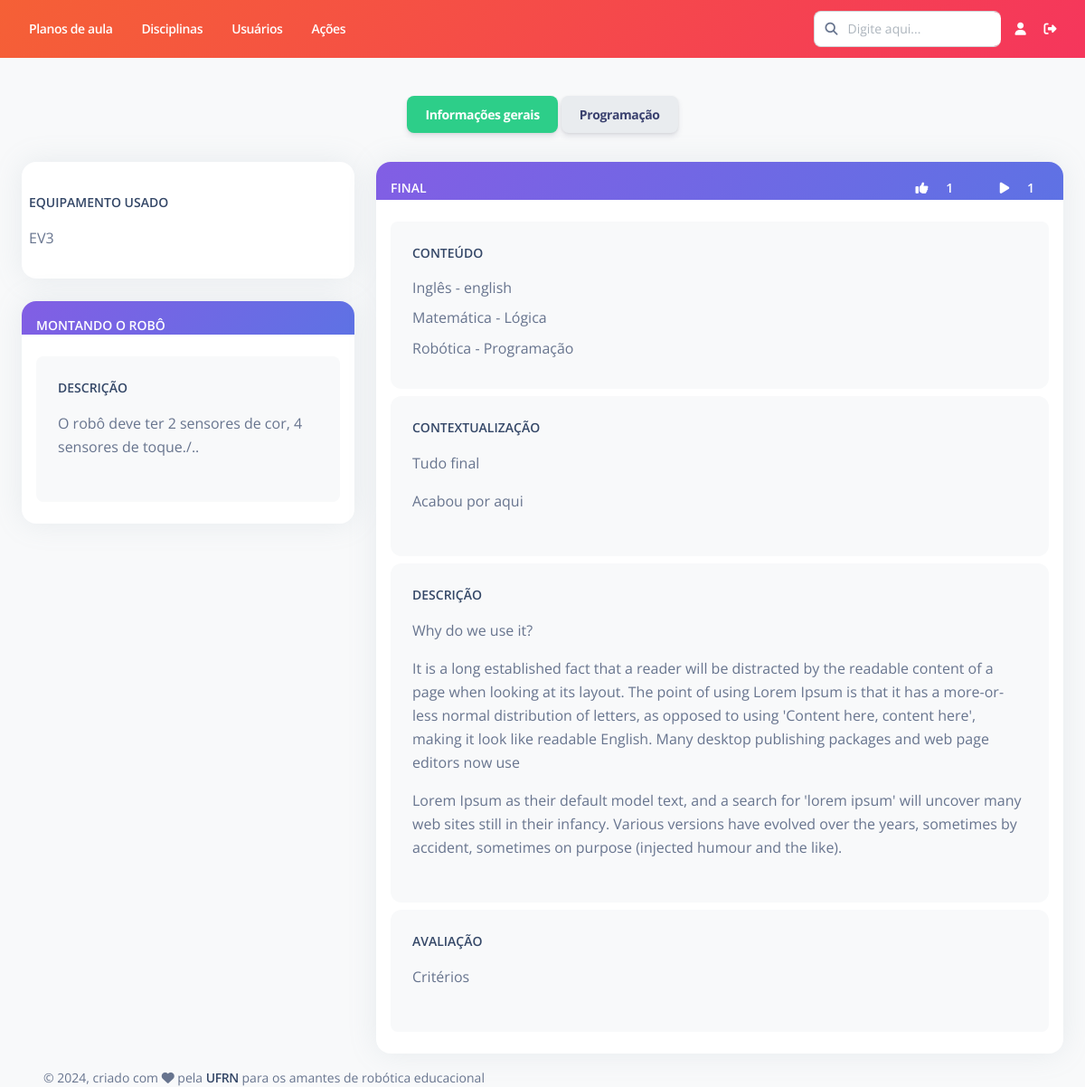
Screenshot of /plano-aula/detalhes/1/ with the database file from the repository.
### PlanoAula/models.py (models this page shows)
class PlanoAula(models.Model):
    criador = models.ForeignKey(Usuario, on_delete=models.RESTRICT,null=True, verbose_name="Responsável")
    data_criacao = models.DateTimeField(default=timezone.now, verbose_name="Data de criação")
    titulo = models.CharField(max_length=200, verbose_name="Título")
    contextualizacao = models.TextField(verbose_name="Contextualização")
    descricao_atividade = models.TextField(verbose_name="Descrição da atividade")
    avaliacao = models.TextField(verbose_name="Critérios de avaliação", blank=True, null=True)
    conteudos = models.ManyToManyField(Conteudo, related_name="planos_de_aula", verbose_name="Conteúdos")
    robo_equipamento = models.CharField(max_length=200, blank=True, null=True, verbose_name="Equipamento")
    robo_descricao = models.TextField(blank=True, null=True, verbose_name="Descrição do robô")
    robo_link = models.TextField(verbose_name="Links", blank=True, null=True)
    prog_linguagem = models.CharField(max_length=200, blank=True, null=True, verbose_name="Linguagem de programação")
    prog_descricao = models.TextField(blank=True, null=True, verbose_name="Descrição da programação")
    prog_link = models.TextField(verbose_name="Links", blank=True, null=True)
    prog_codigos = models.FileField(upload_to=diretorio_plano_aula, blank=True, null=True, verbose_name="Códigos")
    robo_pdf = models.FileField(upload_to=diretorio_plano_aula, blank=True, null=True, verbose_name="Manual de montagem do robô")
    def __str__(self):
        return self.titulo
    class Meta:
        ordering = ['titulo']
        verbose_name = "Plano de aula"
        verbose_name_plural = "Planos de aula"

### Disciplina/models.py (models this page shows)
class Conteudo(models.Model):
    nome = models.CharField(max_length=200, verbose_name="Nome")
    disciplina = models.ForeignKey(Disciplina, on_delete=models.RESTRICT, related_name="conteudos", verbose_name="Disciplina")
    status = models.CharField(max_length=7, choices=STATUS, default='Ativo')
    def __str__(self):
        return self.nome
    class Meta:
        ordering = ['disciplina', 'nome']
        verbose_name = "Conteúdo"
        verbose_name_plural = "Conteúdos"

class Disciplina(models.Model):
    nome = models.CharField(max_length=200, verbose_name="Nome")
    status = models.CharField(max_length=7, choices=STATUS, default='Ativo')
    def __str__(self):
        return self.nome
    class Meta:
        ordering = ['nome']
        verbose_name = "Disciplina"
        verbose_name_plural = "Disciplinas"

### PlanoAula/views.py (the view)
# urls.py: path('detalhes/<int:pk>/', views.Detalhe.as_view(), name='detalhes'),
class Detalhe(generic.DetailView):
   model = PlanoAula
   template_name = "PlanoAula/detalhes.html"
   context_object_name = "plano_aula"
   def get_context_data(self,**kwargs):
        context = super(Detalhe,self).get_context_data(**kwargs)
        robo_fotos = FotoRobo.objects.filter(plano_aula = self.get_object().pk)
        context['robo_fotos'] = robo_fotos
        robo_videos = VideoRobo.objects.filter(plano_aula = self.get_object().pk)
        context['robo_videos'] = robo_videos
        execucao_fotos = FotoExecucao.objects.filter(plano_aula = self.get_object().pk)
        context['execucao_fotos'] = execucao_fotos
        execucao_videos = VideoExecucao.objects.filter(plano_aula = self.get_object().pk)
        context['execucao_videos'] = execucao_videos
        return context

### PlanoAula/templatetags/string_tags.py (called while the page is built)
@register.filter
def nome_arquivo(value, key):
  return value.split(key)[3]

### templates/PlanoAula/detalhes.html (shortened to what this page needs)
{% extends "Base/base.html" %}
{% load static %}
{% load bootstrap5 %}
{% load string_tags %}
{% block conteudo %}
<br>
<div class="p-3 text-center">
  <button id="btn_inf_gerais" class="btn btn-success" onclick="mostrar_inf_gerais()">Informações gerais</button>
  <button id="btn_programacao" class="btn btn-light" onclick="mostrar_programacao()">Programação</button>
</div>
<div>
  <div id="div_inf_gerais">
    <div class="row">
      <div class="col-lg-4 col-md-0">
                <div class="card">
                    <div class="card-body pt-2 p-2">
                        <br>
                        <div class="d-flex flex-column">
                            <h6 class="mb-3 text-sm text-uppercase">Equipamento Usado</h6>
                            {% if plano_aula.robo_equipamento %}
                                <span class="mb-2 text-xs">{{plano_aula.robo_equipamento|linebreaks}}</span>
                            {% else %}
                                <span class="mb-2 text-xs">Não informado</span>
                            {% endif %}
                        </div>
                    </div>
                </div>
                <br>
            {% if plano_aula.robo_descricao or plano_aula.robo_link %}
                <div class="card">
                    <div class="card-header bg-gradient-primary pb-0 p-3">
                        <p class="text-sm mb-0 text-uppercase text-white font-weight-bold" class="text-center">Montando o Robô</p>
                    </div>
                    <div class="card-body pt-4 p-3">
                        <ul class="list-group">
                            {% if plano_aula.robo_descricao %}
                                <li class="list-group-item border-0 d-flex p-4 mb-2 bg-gray-100 border-radius-lg">
                                    <div class="d-flex flex-column">
                                        <h6 class="mb-3 text-sm text-uppercase">Descrição</h6>
                                        <span class="mb-2 text-xs">{{plano_aula.robo_descricao|linebreaks}}</span>
                                    </div>
                                </li>
                            {% endif %}
                        </ul>
                    </div>
                </div>
            {% endif %}
        </div>
        <br>
        <div class="col-lg-8 col-md-0">
            <div class="card">
                <div class="card-header bg-gradient-primary pb-0 p-3">
                    <span class="text-sm mb-0 text-uppercase text-white font-weight-bold">{{plano_aula.titulo}}</span>
                    <div class="float-end">
                        <span class="text-sm mb-0 text-uppercase text-white font-weight-bold px-3">
                            <i class="fas fa-thumbs-up text-white px-3"></i>
                            {{ plano_aula.likes.count }}
                        </span>
                        <span class="text-sm mb-0 text-uppercase text-white font-weight-bold px-3">
                            <i class="fas fa-play text-white px-3"></i>
                            {{ plano_aula.execucoes.count }}
                        </span>
                    </div>
                </div>
                <div class="card-body pt-4 p-3">
                    <ul class="list-group">
                        <li class="list-group-item border-0 d-flex p-4 mb-2 bg-gray-100 border-radius-lg">
                            <div class="d-flex flex-column">
                                <h6 class="mb-3 text-sm text-uppercase">Conteúdo</h6>
                                {% for conteudo in plano_aula.conteudos.all %}
                                    <span class="mb-2 text-s">{{ conteudo.disciplina}} - {{ conteudo }}</span>
                                {% empty %}
                                    <span class="mb-2 text-s">-</span>
                                {% endfor %}
                            </div>
                        </li>
                        <li class="list-group-item border-0 d-flex p-4 mb-2 bg-gray-100 border-radius-lg">
                            <div class="d-flex flex-column">
                                <h6 class="mb-3 text-sm text-uppercase">Contextualização</h6>
                                <span class="mb-2 text-xs">{{ plano_aula.contextualizacao|linebreaks }}</span>
                            </div>
                        </li>
                        <li class="list-group-item border-0 d-flex p-4 mb-2 bg-gray-100 border-radius-lg">
                            <div class="d-flex flex-column">
                                <h6 class="mb-3 text-sm text-uppercase">Descrição</h6>
                                <span class="mb-2 text-xs">{{ plano_aula.descricao_atividade|linebreaks }}</span>
                            </div>
                        </li>
                        {% if plano_aula.avaliacao %}
                            <li class="list-group-item border-0 d-flex p-4 mb-2 bg-gray-100 border-radius-lg">
                                <div class="d-flex flex-column">
                                    <h6 class="mb-3 text-sm text-uppercase">Avaliação</h6>
                                    <span class="mb-2 text-xs">{{ plano_aula.avaliacao|linebreaks }}</span>
                                </div>
                            </li>
                        {% endif %}
                    </ul>
                </div>
              </div>
        </div>
    </div>
    </div>
{% endblock %}

### rows the page displays
PlanoAula: robo_equipamento "EV3", robo_descricao "O robô deve ter 2 sensores de cor, 4 sensores de toque./..", titulo "FINAL", likes.count "1", execucoes.count "1", contextualizacao "Tudo final Acabou por aqui", descricao_atividade "Why do we use it? It is a long established fact that a reader will be distracted by the readable content of a page when looking at its layout. The point of using Lorem Ipsum is that it has a more-or-less normal distribution of letters, as opposed to using 'Content here, content here', making it look like readable English. Many desktop publishing packages and web page editors now use Lorem Ipsum as their default model text, and a search for 'lorem ipsum' will uncover many web sites still in their infancy. Various versions have evolved over the years, sometimes by accident, sometimes on purpose (injected humour and the like).", avaliacao "Critérios"
Conteudo: disciplina "Inglês", nome "english"
Conteudo: disciplina "Matemática", nome "Lógica"
Conteudo: disciplina "Robótica", nome "Programação"
